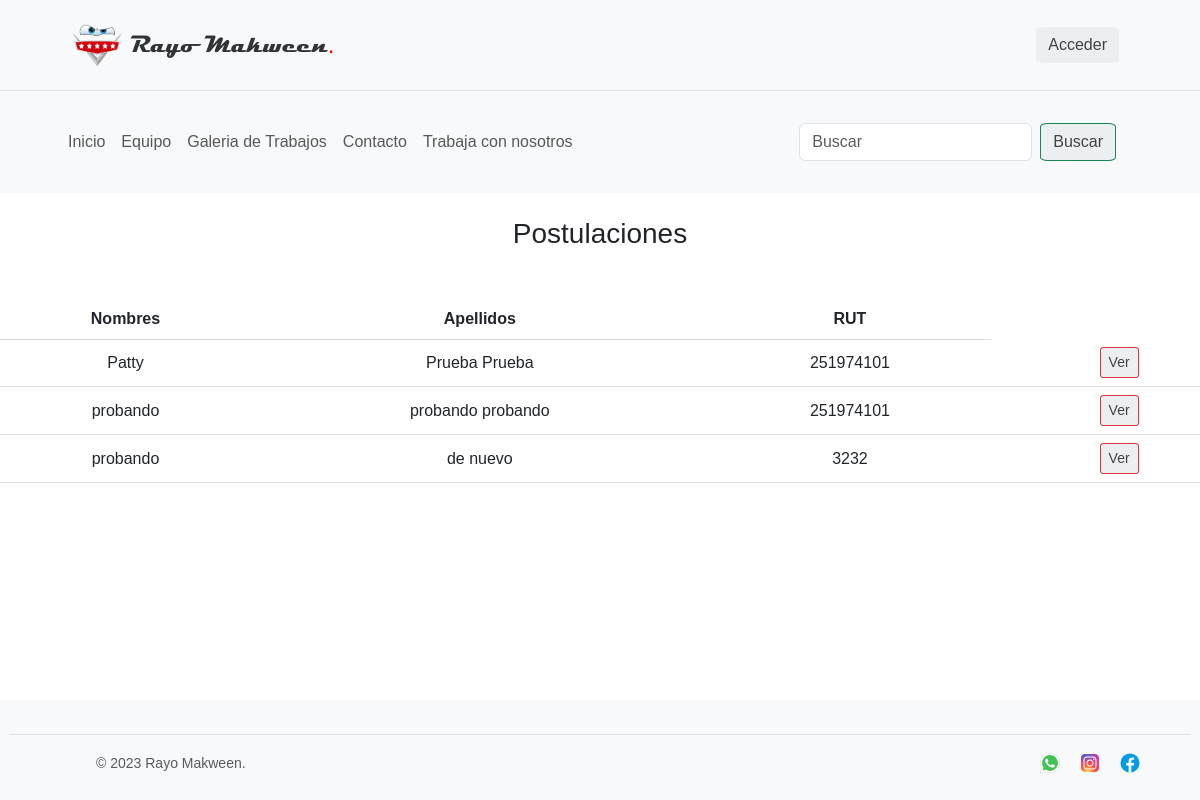
/postulaciones/, run on the app's committed database.
### appweb/models.py (models this page shows, shortened)
class TrabajaConNosotros(models.Model):
    foto = models.ImageField(null=True, default='default.png')
    nombres = models.CharField(max_length=100)
    apellidoPaterno = models.CharField(max_length=100, verbose_name='Apellido Paterno')
    apellidoMaterno = models.CharField(max_length=100, verbose_name='Apellido Materno')
    rut = models.IntegerField()
    fechaNacimiento = models.DateField(verbose_name='Fecha de nacimiento')
    correo = models.EmailField()
    telefono = models.IntegerField()
    informacion = models.TextField(max_length=500, verbose_name='Háblanos de ti')

### appweb/views.py (the view)
# urls.py: path('postulaciones/', listarPostulacion, name='listar_postulaciones'),
def listarPostulacion(request ):
    formulario = TrabajaConNosotros.objects.all()
    data = {
        'formulario': formulario
    }
    return render(request, "mantenedor/postulaciones/listarPostulaciones.html", data)

### appweb/templates/mantenedor/postulaciones/listarPostulaciones.html (shortened to what this page needs)
{% extends 'base.html' %}
{% load static %}
{% block contenido %}
<body>
  <div class="centered-content">
    <h3 class="text-center mb-5 my-4">Postulaciones</h3>
    <table class="centered-table">
      <thead>
        <tr>
          <th class="text-center">Nombres</th>
          <th class="text-center">Apellidos</th>
          <th class="text-center">RUT</th>
        </tr>
      </thead>
      <tbody>
        {% for formulario in formulario %}
        <tr>
          <td>{{ formulario.nombres }}</td>
          <td>{{ formulario.apellidoPaterno }} {{ formulario.apellidoMaterno }}</td>
          <td>{{ formulario.rut }}</td>
          <td> </td>
          <td>
            <a href="{% url 'detalle_postulacion' formulario.id %}" class="btn btn-danger btn-sm">Ver</a>
          </td>
        </tr>
        {% endfor %}
      </tbody>
    </table>
  </div>
</body>
{% endblock %}

### appweb/static/css/style.css (style rules this page uses)
body { font-family: 'Poppins', sans-serif; }
.btn { background-color: #eceff1; color: #424242; border-radius: 10%; }
a { text-decoration: none; color: #313437; }

### appweb/templates/base.html (style rules this page uses)
html { height: 100%; }
body { display: flex; flex-direction: column; min-height: 100vh; }

### appweb/templates/mantenedor/postulaciones/listarPostulaciones.html (style rules this page uses)
.centered-content { text-align: center; }
.centered-table { margin: 0 auto; }
table { width: 100%; border-collapse: collapse; }
th, td { padding: 8px; text-align: center; border-bottom: 1px solid #ddd; }
th.text-center { text-align: center; }

### data on the page
TrabajaConNosotros: nombres "Patty", apellidoPaterno "Prueba", apellidoMaterno "Prueba", rut "251974101"
TrabajaConNosotros: nombres "probando", apellidoPaterno "probando", apellidoMaterno "probando", rut "251974101"
TrabajaConNosotros: nombres "probando", apellidoPaterno "de", apellidoMaterno "nuevo", rut "3232"
